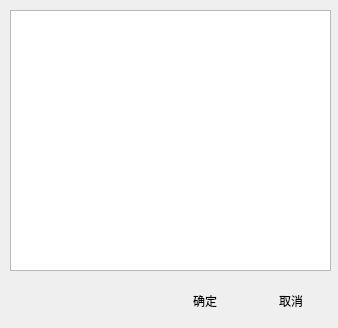
<?xml version="1.0" encoding="UTF-8"?>
<ui version="4.0">
 <class>AddAnimationAnchorWindow</class>
 <widget class="QWidget" name="AddAnimationAnchorWindow">
  <property name="geometry">
   <rect>
    <x>0</x>
    <y>0</y>
    <width>338</width>
    <height>328</height>
   </rect>
  </property>
  <property name="windowTitle">
   <string>新建锚点</string>
  </property>
  <property name="windowIcon">
   <iconset resource="orion2.qrc">
    <normaloff>:/images/unique32.png</normaloff>:/images/unique32.png</iconset>
  </property>
  <widget class="QWidget" name="layoutWidget">
   <property name="geometry">
    <rect>
     <x>10</x>
     <y>280</y>
     <width>321</width>
     <height>42</height>
    </rect>
   </property>
   <layout class="QHBoxLayout" name="horizontalLayout_2">
    <item>
     <widget class="QLabel" name="loglabel">
      <property name="sizePolicy">
       <sizepolicy hsizetype="Preferred" vsizetype="Preferred">
        <horstretch>1</horstretch>
        <verstretch>0</verstretch>
       </sizepolicy>
      </property>
      <property name="text">
       <string/>
      </property>
     </widget>
    </item>
    <item>
     <spacer name="horizontalSpacer">
      <property name="orientation">
       <enum>Qt::Horizontal</enum>
      </property>
      <property name="sizeHint" stdset="0">
       <size>
        <width>40</width>
        <height>20</height>
       </size>
      </property>
     </spacer>
    </item>
    <item>
     <widget class="QPushButton" name="savepushButton">
      <property name="text">
       <string>确定</string>
      </property>
      <property name="icon">
       <iconset resource="orion2.qrc">
        <normaloff>:/images/ok.png</normaloff>:/images/ok.png</iconset>
      </property>
      <property name="iconSize">
       <size>
        <width>32</width>
        <height>32</height>
       </size>
      </property>
      <property name="flat">
       <bool>true</bool>
      </property>
     </widget>
    </item>
    <item>
     <widget class="QPushButton" name="cancelpushButton">
      <property name="text">
       <string>取消</string>
      </property>
      <property name="icon">
       <iconset resource="orion2.qrc">
        <normaloff>:/images/cancel.png</normaloff>:/images/cancel.png</iconset>
      </property>
      <property name="iconSize">
       <size>
        <width>32</width>
        <height>32</height>
       </size>
      </property>
      <property name="flat">
       <bool>true</bool>
      </property>
     </widget>
    </item>
   </layout>
  </widget>
  <widget class="QListWidget" name="listWidget">
   <property name="geometry">
    <rect>
     <x>10</x>
     <y>10</y>
     <width>321</width>
     <height>261</height>
    </rect>
   </property>
  </widget>
 </widget>
 <resources>
  <include location="orion2.qrc"/>
 </resources>
 <connections/>
</ui>
